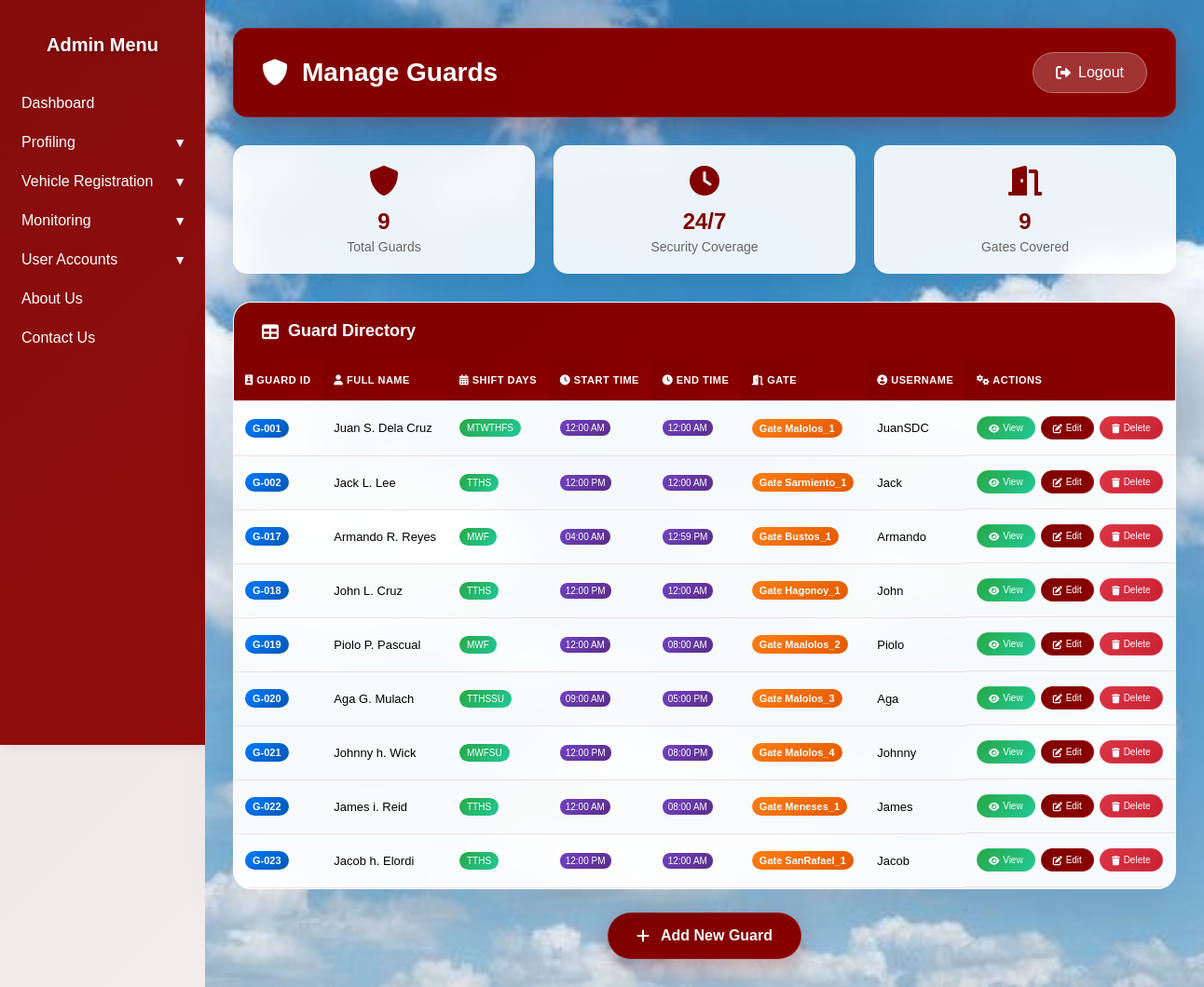
The page /manage_guard.php on the database its author committed.
### tables this page shows
CREATE TABLE `guard` (
  `GuardID` int(100) NOT NULL,
  `LastName` varchar(50) NOT NULL,
  `FirstName` varchar(50) NOT NULL,
  `MiddleName` varchar(50) NOT NULL,
  `ShiftDays` varchar(60) NOT NULL,
  `ShiftHoursStart` time NOT NULL,
  `ShiftHoursEnd` time NOT NULL,
  `GateID` varchar(40) NOT NULL,
  `Username` varchar(30) NOT NULL,
  `Passward` varchar(30) NOT NULL
);

### manage_guard.php (the view, shortened to what this page needs)
<?php
$conn = openCon();
$sql = "SELECT * FROM guard";
$result = $conn->query($sql);
?>
<!DOCTYPE html>
<html lang="en">
<head>
<link href="https://cdnjs.cloudflare.com/ajax/libs/font-awesome/6.0.0/css/all.min.css" rel="stylesheet">
</head>
<body>
<?php include 'sidebar.php'; ?>
<div class="main">
    <div class="header-card">
        <div class="header-title">
            <i class="fas fa-shield-alt"></i>
            Manage Guards
        </div>
        <a href="adminlogin.php" class="logout-btn">
            <i class="fas fa-sign-out-alt"></i>
            Logout
        </a>
    </div>
    <?php if ($result && $result->num_rows > 0): ?>
    <div class="stats-container">
        <div class="stat-card">
            <div class="stat-icon">
                <i class="fas fa-shield-alt"></i>
            </div>
            <div class="stat-number"><?= $result->num_rows ?></div>
            <div class="stat-label">Total Guards</div>
        </div>
        <div class="stat-card">
            <div class="stat-icon">
                <i class="fas fa-clock"></i>
            </div>
            <div class="stat-number">24/7</div>
            <div class="stat-label">Security Coverage</div>
        </div>
        <div class="stat-card">
            <div class="stat-icon">
                <i class="fas fa-door-open"></i>
            </div>
            <div class="stat-number">
                <?php
                mysqli_data_seek($result, 0);
                $gates = array();
                while($row = $result->fetch_assoc()) {
                    if (!in_array($row['GateID'], $gates)) {
                        $gates[] = $row['GateID'];
                    }
                }
                echo count($gates);
                ?>
            </div>
            <div class="stat-label">Gates Covered</div>
        </div>
    </div>
    <?php endif; ?>
    <div class="table-container">
        <div class="table-header">
            <i class="fas fa-table"></i>
            Guard Directory
        </div>
        <?php if ($result && $result->num_rows > 0): ?>
        <div class="table-wrapper">
            <table>
                <thead>
                    <tr>
                        <th><i class="fas fa-id-badge"></i> Guard ID</th>
                        <th><i class="fas fa-user"></i> Full Name</th>
                        <th><i class="fas fa-calendar-alt"></i> Shift Days</th>
                        <th><i class="fas fa-clock"></i> Start Time</th>
                        <th><i class="fas fa-clock"></i> End Time</th>
                        <th><i class="fas fa-door-open"></i> Gate</th>
                        <th><i class="fas fa-user-circle"></i> Username</th>
                        <th><i class="fas fa-cogs"></i> Actions</th>
                    </tr>
                </thead>
                <tbody>
                    <?php
                    mysqli_data_seek($result, 0);
                    while($row = $result->fetch_assoc()):
                    ?>
                    <tr>
                        <td>
                            <span class="guard-id">
                                G-<?= str_pad($row['GuardID'], 3, '0', STR_PAD_LEFT) ?>
                            </span>
                        </td>
                        <td>
                            <?php
                            $fullName = htmlspecialchars($row['FirstName']) . ' ';
                            if (!empty($row['MiddleName'])) {
                                $fullName .= htmlspecialchars(substr($row['MiddleName'], 0, 1)) . '. ';
                            }
                            $fullName .= htmlspecialchars($row['LastName']);
                            echo $fullName;
                            ?>
                        </td>
                        <td>
                            <span class="shift-badge">
                                <?= htmlspecialchars($row['ShiftDays']) ?>
                            </span>
                        </td>
                        <td>
                            <span class="time-badge">
                                <?= htmlspecialchars(date('h:i A', strtotime($row['ShiftHoursStart']))) ?>
                            </span>
                        </td>
                        <td>
                            <span class="time-badge">
                                <?= htmlspecialchars(date('h:i A', strtotime($row['ShiftHoursEnd']))) ?>
                            </span>
                        </td>
                        <td>
                            <span class="gate-badge">
                                Gate <?= htmlspecialchars($row['GateID']) ?>
                            </span>
                        </td>
                        <td><?= htmlspecialchars($row['Username']) ?></td>
                        <td class="action-btns">
                            <a href="viewguard.php?guardid=<?= $row['GuardID']; ?>" class="view-btn">
                                <i class="fas fa-eye"></i> View
                            </a>
                            <a href="editguard.php?id=<?= $row['GuardID'] ?>">
                                <i class="fas fa-edit"></i> Edit
                            </a>
                            <a href="deleteguard.php?id=<?= $row['GuardID'] ?>"
                               class="delete-btn"
                               onclick="return confirm('Are you sure you want to delete this guard?')">
                                <i class="fas fa-trash"></i> Delete
                            </a>
                        </td>
                    </tr>
                    <?php endwhile; ?>
                </tbody>
            </table>
        </div>
        <?php endif; ?>
    </div>
    <div class="add-guard-container">
        <a href="addguard.php" class="add-guard-btn">
            <i class="fas fa-plus"></i>
            Add New Guard
        </a>
    </div>
</div>
</body>
</html>

### sidebar.php (shortened to what this page needs)
<!DOCTYPE html>
<html lang="en">
<head>
</head>
<body>
    <div class="sidebar">
        <h2>Admin Menu</h2>
        <a href="admindashboard.php">Dashboard</a>
        <button class="dropdown-btn">
            Profiling <span class="dropdown-icon">▼</span>
        </button>
        <button class="dropdown-btn">
            Vehicle Registration <span class="dropdown-icon">▼</span>
        </button>
        <button class="dropdown-btn">
            Monitoring <span class="dropdown-icon">▼</span>
        </button>
        <button class="dropdown-btn">
            User Accounts <span class="dropdown-icon">▼</span>
        </button>
        <a href="aboutussidebar.php">About Us</a>
        <a href="contactus.php">Contact Us</a>
    </div>
</body>
</html>

### sidebar.php (style rules this page uses)
body { margin: 0; font-family: sans-serif; }
.sidebar { width: 220px; background: linear-gradient(135deg, maroon 0%, #8B0000 100%); color: white; height: 100vh; padding-top: 20px; position: fixed; top: 0; left: 0; overflow-y: auto; font-family: sans-serif; box-shadow: 4px 0 15px rgba(0, 0, 0, 0.1); backdrop-filter: blur(10px); transition: all 0.3s ease; }
.sidebar::before { content: ''; position: absolute; top: 0; left: 0; right: 0; bottom: 0; background: rgba(255, 255, 255, 0.05); pointer-events: none; }
.sidebar h2 { text-align: center; margin-bottom: 30px; font-size: 20px; position: relative; z-index: 1; text-shadow: 0 2px 4px rgba(0, 0, 0, 0.3); }
.sidebar a, .dropdown-btn { display: flex; justify-content: space-between; align-items: center; color: white; padding: 12px 20px; text-decoration: none; cursor: pointer; background: none; border: none; width: 100%; font-size: 16px; position: relative; z-index: 1; transition: all 0.3s cubic-bezier(0.4, 0, 0.2, 1); border-left: 3px solid transparent; }
.sidebar a::before, .dropdown-btn::before { content: ''; position: absolute; top: 0; left: 0; right: 0; bottom: 0; background: rgba(255, 255, 255, 0.1); opacity: 0; transition: opacity 0.3s ease; z-index: -1; }
.dropdown-icon { font-size: 14px; margin-left: auto; transition: transform 0.3s cubic-bezier(0.4, 0, 0.2, 1); }

### rows shown on the page
guard: GuardID "001", fullName "Juan S. Dela Cruz", ShiftDays "MTWTHFS", ShiftHoursStart "12:00 AM", ShiftHoursEnd "12:00 AM", GateID "Malolos_1", Username "JuanSDC"
guard: GuardID "002", fullName "Jack L. Lee", ShiftDays "TTHS", ShiftHoursStart "12:00 PM", ShiftHoursEnd "12:00 AM", GateID "Sarmiento_1", Username "Jack"
guard: GuardID "017", fullName "Armando R. Reyes", ShiftDays "MWF", ShiftHoursStart "04:00 AM", ShiftHoursEnd "12:59 PM", GateID "Bustos_1", Username "Armando"
guard: GuardID "018", fullName "John L. Cruz", ShiftDays "TTHS", ShiftHoursStart "12:00 PM", ShiftHoursEnd "12:00 AM", GateID "Hagonoy_1", Username "John"
guard: GuardID "019", fullName "Piolo P. Pascual", ShiftDays "MWF", ShiftHoursStart "12:00 AM", ShiftHoursEnd "08:00 AM", GateID "Maalolos_2", Username "Piolo"
guard: GuardID "020", fullName "Aga G. Mulach", ShiftDays "TTHSSU", ShiftHoursStart "09:00 AM", ShiftHoursEnd "05:00 PM", GateID "Malolos_3", Username "Aga"
guard: GuardID "021", fullName "Johnny h. Wick", ShiftDays "MWFSU", ShiftHoursStart "12:00 PM", ShiftHoursEnd "08:00 PM", GateID "Malolos_4", Username "Johnny"
guard: GuardID "022", fullName "James i. Reid", ShiftDays "TTHS", ShiftHoursStart "12:00 AM", ShiftHoursEnd "08:00 AM", GateID "Meneses_1", Username "James"
guard: GuardID "023", fullName "Jacob h. Elordi", ShiftDays "TTHS", ShiftHoursStart "12:00 PM", ShiftHoursEnd "12:00 AM", GateID "SanRafael_1", Username "Jacob"

### other values the page prints
$result->num_rows "9"
count($gates) "9"
